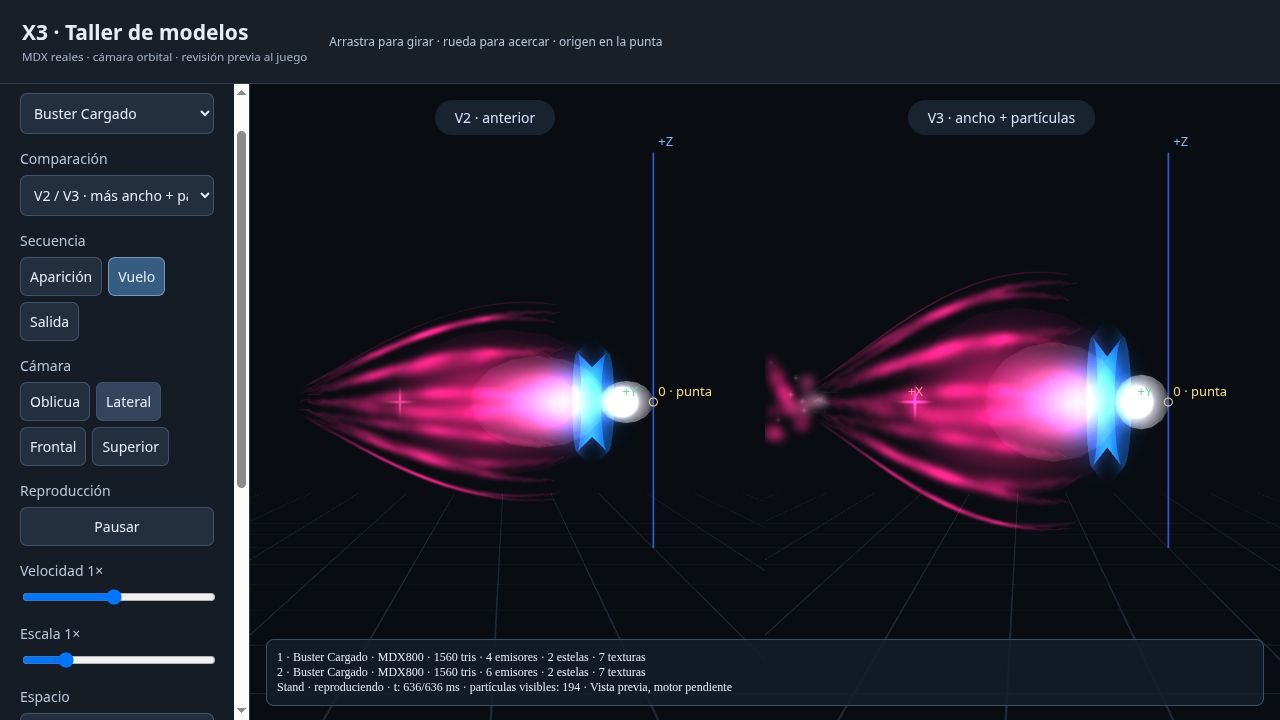
#> input picture projects/proyect/ModelEditor/exports/megaman-x3-buster-v3/COMPARACION-V2-V3.jpg, 1280 x 720 px
$ python texturas_v11e.py ../../../ModelEditor/exports/megaman-x3-buster-v3/COMPARACION-V2-V3.jpg ../../../ModelEditor/exports/megaman-x3-buster-v3/ORBES-3D.jpg out.png
#> lines starting #> are read from the running program, lines starting #| are printed output that depends on the picture; after the words box and inside, x2 and y2 are one past the last pixel; in counts of white or black regions, pixels touching at a corner belong together
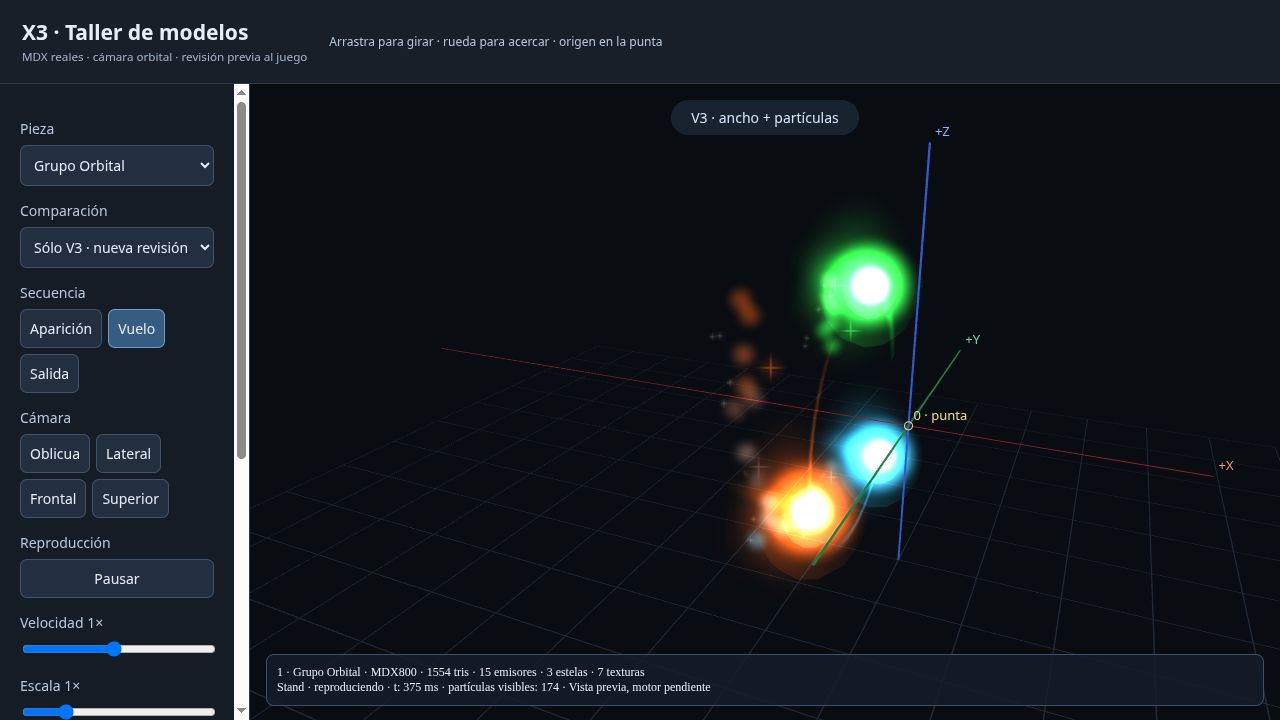
#> input picture projects/proyect/ModelEditor/exports/megaman-x3-buster-v3/ORBES-3D.jpg, 1280 x 720 px
### projects/proyect/work/titulo-devmission-20261026/scripts/texturas_heroe.py
"""Hero select screen textures from the user's mockup (Dev Mission title v9f, 29/10/2026).

The user's mockup (fuentes/seleccion-heroe-maqueta.webp, 1774 x 887) is the whole screen: nebula, title, the
eight player slots, the 8 x 5 grid, the hero panel and Lock in. Its elements sit on a painted nebula with no
alpha, so instead of matting each one the mockup itself becomes the background, cleaned of what changes:
- the lit cell (row 3, column 4) gets the plain cell above it (115 px up, the best alignment): a 200 x 150 window,
  periodic with the grid, so its bloom goes too (feathered over 12 px);
- the "0:30" digits are filled by diffusion from their border (the clock is drawn with digit pictures);
- "Nombre del heroe" is replaced row by row by the bar's own colour from both sides (blank for now).
The cleaned mockup goes at screen offset (80, 15) in 1920 x 1080 (title centre at y 62 as the mode screen,
Lock in ends at 808, over the console), mirrored outwards to 2048 x 1024 and cut in 8 tiles of 512.

The lit cell minus the plain one is the cell's glow. Its brightness, tinted with each slot's glow colour
measured in the mockup (players 1-8: red, blue, teal, purple, yellow, orange, green, pink), gives one 128 x 128
glow per player, drawn additively over the chosen cell ('uidg'). The clock's colon is drawn like the digits
(texturas_digitos.py). BLP1 paletted as grid.blp, but every level dithered, for the nebula's gradients.

v9h (29/10/2026): the user asked for more room between the cells, using the empty space left of the grid and
between the grid and the panel. The 40 cells are lifted out (nebulosa_limpia.without_cells fills their place
from the 14 px of real background between them) and pasted back, each one as it was, with columns 142 apart
from x 128 instead of 113.89 from 217 (frames x 90-1160; the panel starts at 1236). Rows stay.

Usage: texturas_heroe.py MOCKUP OUT_DIR
"""
from pathlib import Path
import hashlib, json, struct, sys
import numpy as np
from PIL import Image

SRC, OUT = Path(sys.argv[1]), Path(sys.argv[2])
OFFSET = (80, 15)
LIT, PLAIN = (560, 502), (560, 387)
COLS = [217 + 113.89 * c for c in range(8)]
NEW_COLS = [128 + 142 * c for c in range(8)]
ROWS = [274 + 113.25 * r for r in range(5)]
SLOTS = [442.5, 532.5, 622.5, 712.5, 1048.5, 1136.5, 1224.5, 1312]


def blp(image, target):
    image = image.convert('RGBA')
    pal = image.convert('RGB').quantize(colors=256, method=Image.Quantize.MEDIANCUT)
    palette = pal.getpalette()[:768]
    palette += [0] * (768 - len(palette))
    bgra = b''.join(bytes((palette[i + 2], palette[i + 1], palette[i], 0)) for i in range(0, 768, 3))
    levels, (w, h) = [], image.size
    while True:
        mip = image.resize((w, h), Image.Resampling.BOX)
        idx = mip.convert('RGB').quantize(palette=pal, dither=Image.Dither.FLOYDSTEINBERG).tobytes()
        levels.append(idx + mip.getchannel('A').tobytes())
        if w == 1 and h == 1:
            break
        w, h = max(1, w // 2), max(1, h // 2)
    offsets, p = [], 156 + 1024
    for level in levels:
        offsets.append(p)
        p += len(level)
    header = b'BLP1' + struct.pack('<6I', 1, 8, *image.size, 4, 1)
    header += struct.pack('<16I', *(offsets + [0] * (16 - len(offsets))))
    header += struct.pack('<16I', *([len(x) for x in levels] + [0] * (16 - len(levels))))
    payload = header + bgra + b''.join(levels)
    target.write_bytes(payload)
    return hashlib.sha256(payload).hexdigest()


# [53 lines left out: functions feather, diffuse, clean, spread, slot_colour, not called in this run]


# [40 lines that do not run on import are left out]

### projects/proyect/work/titulo-devmission-20261026/scripts/texturas_v11e.py
"""Portrait frame v11e (Dev Mission title, 30/10/2026): one frame for the hero select and the strategy board, cut to
the portrait's wall (27 x 21.4 model units) and drawn IN FRONT of the portrait, so its wide band covers the box's edges.

- StratFrame (512 x 512): the ornaments of the v9t frame, enlarged and fitted by 9-slice to the box's proportions, over
  an opaque band; the opening is transparent and hides BOX_INSET texels of the box on each side. Texel (256, 256) is the
  portrait's centre;
- PortraitDark (32 x 32): the dark at 0.85 that was inside the old frame, now a picture of its own behind the portrait;
- HeroPanelT: the hero panel without its inner frame, which the new one replaces.

Usage: texturas_v11e.py OLD_FRAME_PNG OLD_PANEL_PNG OUT_DIR
"""
from pathlib import Path
import json, sys
import numpy as np
from PIL import Image
sys.path.insert(0, str(Path(__file__).parent))
import texturas_heroe as th

SIZE = 512
BOX = (404, 320)            # the wall, 13.5 x 10.7 units each way, in texels
BOX_INSET = 14              # box texels hidden behind the band on each side
OUTER = (444, 360)          # the ornaments' line
OLD_LINE = (98, 414, 44, 211)   # that line in the old frame
OLD_HOLE = (104, 408, 50, 206)  # the old inside
ZOOM = 1.35
CORNER = 46                 # corner slice around the line's corners, in enlarged texels
DIAMOND = 66                # half width of the bottom diamond, in enlarged texels
# The panel's inner frame (rectangle kept clear of the outer frame) and its clean inside.
PANEL_LINES = (34, 478, 128, 482)
PANEL_CLEAN = (54, 460, 158, 448)


def premul(a):
    a = a.astype(float)
    a[..., :3] *= a[..., 3:4] / 255
    return a


def unpremul(a):
    out = a.copy()
    k = np.where(a[..., 3] > 0, 255 / np.maximum(a[..., 3], 1e-6), 0)
    out[..., :3] = np.clip(a[..., :3] * k[..., None], 0, 255)
    return out


def enlarge(a, z):
    h, w = a.shape[:2]
    size = (round(w * z), round(h * z))
    return np.dstack([np.asarray(Image.fromarray(a[..., c].astype(np.float32), 'F').resize(size, Image.Resampling.LANCZOS))
                      for c in range(4)]).clip(0, 255)


def stretch(a, w, h):
    return np.dstack([np.asarray(Image.fromarray(a[..., c].astype(np.float32), 'F').resize((w, h), Image.Resampling.BICUBIC))
                      for c in range(4)]).clip(0, 255)


def over(dst, src, x, y):
    h, w = src.shape[:2]
    d = dst[y:y + h, x:x + w]
    d[...] = src + d * (1 - src[..., 3:4] / 255)


def ornaments(old):
    """The old frame's lines, spikes and diamond (premultiplied), stretched so the line falls on OUTER."""
    a = premul(old)
    x0, x1, y0, y1 = OLD_HOLE
    a[y0:y1, x0:x1] = 0
    r = enlarge(a, ZOOM)
    lx0, lx1, ly0, ly1 = [round(v * ZOOM) for v in OLD_LINE]
    c = CORNER
    out = np.zeros((SIZE, SIZE, 4))
    nx0, ny0 = (SIZE - OUTER[0]) // 2, (SIZE - OUTER[1]) // 2
    nx1, ny1 = nx0 + OUTER[0], ny0 + OUTER[1]
    # Edges: the old span between corners stretched to the new one, each with its spikes' margin.
    m = 12
    over(out, stretch(r[ly0 - m:ly0 + m, lx0 + c:lx1 - c], nx1 - nx0 - 2 * c, 2 * m), nx0 + c, ny0 - m)
    over(out, stretch(r[ly1 - m:ly1 + m, lx0 + c:lx1 - c], nx1 - nx0 - 2 * c, 2 * m), nx0 + c, ny1 - m)
    over(out, stretch(r[ly0 + c:ly1 - c, lx0 - m:lx0 + m], 2 * m, ny1 - ny0 - 2 * c), nx0 - m, ny0 + c)
    over(out, stretch(r[ly0 + c:ly1 - c, lx1 - m:lx1 + m], 2 * m, ny1 - ny0 - 2 * c), nx1 - m, ny0 + c)
    # Corners and the bottom diamond at their own size.
    e = 20
    for ox, nx, sx0, sx1 in ((lx0, nx0, -e, c), (lx1, nx1, -c, e)):
        for oy, ny, sy0, sy1 in ((ly0, ny0, -e, c), (ly1, ny1, -c, e)):
            s = r[oy + sy0:oy + sy1, ox + sx0:ox + sx1]
            out[ny + sy0:ny + sy1, nx + sx0:nx + sx1] = 0
            over(out, s, nx + sx0, ny + sy0)
    mid = (lx0 + lx1) // 2
    s = r[ly1 - 24:ly1 + 34, mid - DIAMOND:mid + DIAMOND]
    x = SIZE // 2 - DIAMOND
    out[ny1 - 24:ny1 + 34, x:x + 2 * DIAMOND] *= (s[..., 3:4] < 8)
    over(out, s, x, ny1 - 24)
    return out


def band():
    """The opaque band between the opening and the ornaments' line, a bright lip on the opening."""
    b = np.zeros((SIZE, SIZE, 4))
    hw, hh = BOX[0] / 2 - BOX_INSET, BOX[1] / 2 - BOX_INSET
#> hw = 188; hh = 146
    ow, oh = OUTER[0] / 2, OUTER[1] / 2
#> ow = 222; oh = 180
    yy, xx = np.mgrid[:SIZE, :SIZE] + 0.5 - SIZE / 2
    # Distance outward from the opening, 0 on its edge.
    d = np.maximum(np.abs(xx) - hw, np.abs(yy) - hh)
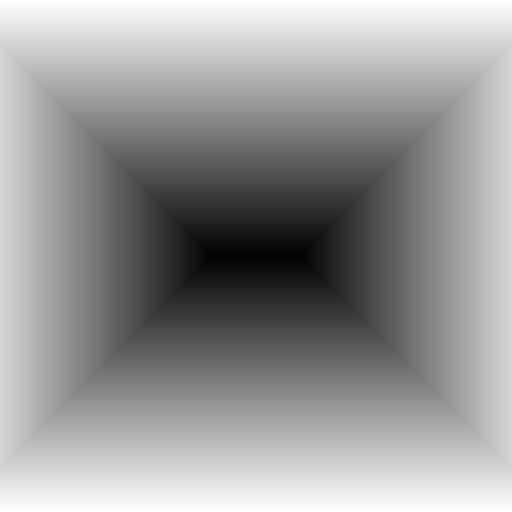
#> d: shape (512, 512) float64; min -145.5, max 109.5, mean 6.9; drawn with min black and max white
    inside_outer = (np.abs(xx) < ow) & (np.abs(yy) < oh)
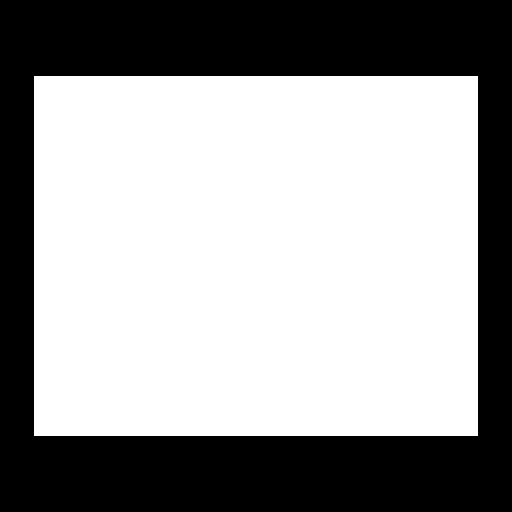
#> inside_outer: shape (512, 512) bool; 61% white; 1 black region, box (x1, y1, x2, y2) and area: (0, 0, 512, 512) 102304
    t = np.clip(d / (ow - hw), 0, 1)[..., None]
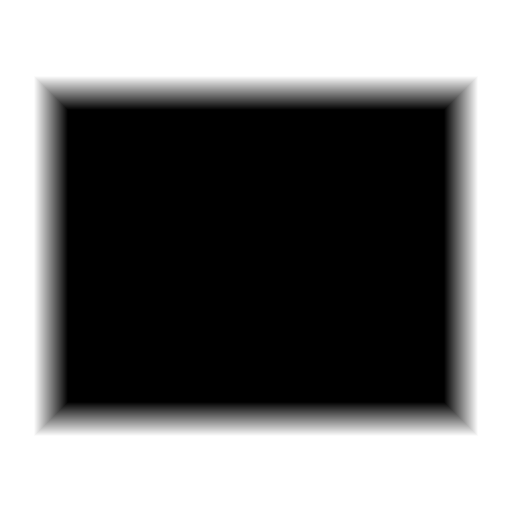
#> t: shape (512, 512, 1) float64; min 0, max 1, mean 0.489
    c = np.array([30.0, 52.0, 100.0]) * (1 - t) + np.array([10.0, 18.0, 44.0]) * t
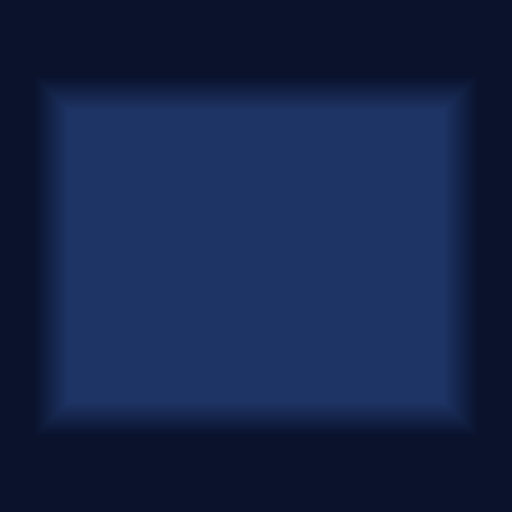
#> c: shape (512, 512, 3) float64; mean of channels 0, 1, 2 20.2, 35.4, 72.6; drawn as R, G, B
    # The lip, and a faint second line in the band as the panel's double lines.
    c = c + np.exp(-((d - 1.5) / 1.8) ** 2)[..., None] * np.array([190.0, 205.0, 215.0])
    c = c + np.exp(-((d - 5.0) / 2.6) ** 2)[..., None] * np.array([20.0, 60.0, 150.0])
    c = c + np.exp(-((d - 20.0) / 1.2) ** 2)[..., None] * np.array([60.0, 90.0, 140.0])
    b[..., :3] = c.clip(0, 255)
    b[..., 3] = np.clip(d + 0.5, 0, 1) * inside_outer * 255
    b[..., :3] *= b[..., 3:4] / 255
    return b


def frame(old):
    out = band()
    orn = ornaments(old)
#> in ornaments, `x0, x1, y0, y1 = OLD_HOLE`: x0 = 104; x1 = 408; y0 = 50; y1 = 206
#> in enlarge, `h, w = a.shape[:2]`: h = 720; w = 1280
#> in enlarge, `size = (round(w * z), round(h * z))`: size = (1728, 972)
#> in ornaments, `lx0, lx1, ly0, ly1 = [round(v * ZOOM) for v in OLD_LINE]`: lx0 = 132; lx1 = 559; ly0 = 59; ly1 = 285
#> in ornaments, `c = CORNER`: c = 46
#> in ornaments, `nx0, ny0 = (SIZE - OUTER[0]) // 2, (SIZE - OUTER[1]) // 2`: nx0 = 34; ny0 = 76
#> in ornaments, `nx1, ny1 = nx0 + OUTER[0], ny0 + OUTER[1]`: nx1 = 478; ny1 = 436
#> in ornaments, `m = 12`: m = 12
#> in over, `h, w = src.shape[:2]`: h = 24; w = 352
#> in ornaments, `e = 20`: e = 20
#> in ornaments, `mid = (lx0 + lx1) // 2`: mid = 345
#> in ornaments, `x = SIZE // 2 - DIAMOND`: x = 190
    over(out, orn, 0, 0)
    # Nothing of the ornaments in the opening.
    hw, hh = BOX[0] // 2 - BOX_INSET, BOX[1] // 2 - BOX_INSET
#> hw = 188; hh = 146
    out[SIZE // 2 - hh:SIZE // 2 + hh, SIZE // 2 - hw:SIZE // 2 + hw] = 0
    return Image.fromarray(unpremul(out).round().astype(np.uint8), 'RGBA')


def panel(old):
    """Mirrors the clean inside over the inner frame's lines (RGB and alpha), leaving the outer frame alone."""
    a = old.astype(float)
    x0, x1, y0, y1 = PANEL_LINES
#> x0 = 34; x1 = 478; y0 = 128; y1 = 482
    cx0, cx1, cy0, cy1 = PANEL_CLEAN
#> cx0 = 54; cx1 = 460; cy0 = 158; cy1 = 448
    for y in range(y0, cy0):
        a[y, x0:x1] = a[2 * cy0 - y, x0:x1]
    for y in range(cy1, y1):
        a[y, x0:x1] = a[2 * cy1 - y - 1, x0:x1]
    for x in range(x0, cx0):
        a[y0:y1, x] = a[y0:y1, 2 * cx0 - x]
    for x in range(cx1, x1):
        a[y0:y1, x] = a[y0:y1, 2 * cx1 - x - 1]
    # The old inside was lighter than the panel: down to the panel's level, feathered to the rectangle's edges.
    k = a[60:120, 60:450, :3].mean(axis=(0, 1)) / a[cy0:cy1, cx0:cx1, :3].mean(axis=(0, 1))
#> k = [0.94, 0.948, 0.959]
    yy, xx = np.mgrid[:a.shape[0], :a.shape[1]]
    w = np.clip(np.minimum.reduce([xx - x0, x1 - xx, yy - y0, y1 - yy]) / 14, 0, 1)[..., None]
    a[..., :3] *= 1 + (k - 1) * w
    return Image.fromarray(a.round().astype(np.uint8), 'RGBA')


if __name__ == '__main__':
    old = np.asarray(Image.open(sys.argv[1]).convert('RGBA'))
    pan = np.asarray(Image.open(sys.argv[2]).convert('RGBA'))
    OUT = Path(sys.argv[3])
    OUT.mkdir(parents=True, exist_ok=True)
    report = {}
    dark = np.zeros((32, 32, 4), np.uint8)
    dark[...] = (1, 3, 12, 217)
    for nm, im in (('StratFrame', frame(old)), ('PortraitDark', Image.fromarray(dark, 'RGBA')), ('HeroPanelT', panel(pan))):
        im.save(OUT / f'{nm}.png')
        report[nm] = {'blp_sha256': th.blp(im, OUT / f'{nm}.blp'), 'bytes': (OUT / f'{nm}.blp').stat().st_size}
#> this loop made 3 passes
#> nm on passes 1, 3: 'StratFrame', 'HeroPanelT'
#> (nm, palette in blp) on pass 2: ('PortraitDark', [1, 3, 12])
#> after the loop, report = 3 items
    (OUT / 'v11e.json').write_text(json.dumps(report, indent=1))
    print(json.dumps(report))
#> (printed output is left out)
